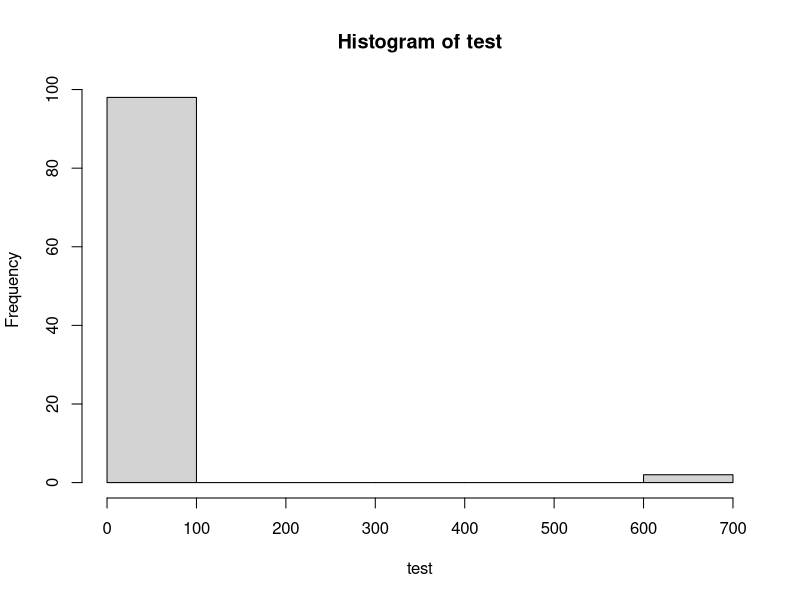

Here is the R script that generated this plot: (Note: this script raises an error after producing the figure.)
## ---- chunk 1
suppressPackageStartupMessages(library(dplyr))
suppressPackageStartupMessages(library(magrittr))
set.seed(1234)
file.copy(from = "Writing_Functions.md", "README.md", overwrite = TRUE)
## ---- chunk 2
outlier <- function(x) {
  x_median <- median(x, na.rm = TRUE)
  x_mad <- mad(x, na.rm = TRUE)
  out_log <- abs(x - x_median) / x_mad > 4
  out_index <- which(out_log)
  return(out_index)
}
## ---- chunk 3
test <- c(rpois(98, lambda = 25),
          rpois(2, lambda = 625))
hist(test)
## ---- chunk 4
outlier(test)
test[outlier(test)]
## ---- chunk 5
outlier <- function(x, crit = 4, na.rm = TRUE) {
  x_median <- median(x, na.rm = na.rm)
  x_mad <- mad(x, na.rm = na.rm)
  out_log <- abs(x - x_median) / x_mad > crit
  out_index <- which(out_log)
  return(out_index)
}
## ---- chunk 6
outlier(test)
test[outlier(test)]
outlier(test, crit = 3)
test[outlier(test, 3)]
## ---- chunk 7
outlier <- function(x, crit = 4, na.rm = TRUE) {
  x_median <- median(x, na.rm = na.rm)
  x_mad <- mad(x, na.rm = na.rm)
  out_log <- abs(x - x_median) / x_mad > crit
  out_index <- which(out_log)
  return(list(value = x[out_index],
              index = out_index))
}
outlier(test)
## ---- chunk 8
outlier <- function(x, crit = 4, na.rm = TRUE) {
  if (!is.numeric(x)) {
    stop("x must be numeric")
  }
  if (all(is.na(x))) {
    stop("x values are all NA")
  }
  if (!is.numeric(crit)) {
    stop("crit must be numeric")
  }
  if (length(crit) > 1) {
    crit <- crit[1]
    warning("length(crit) > 1, only the first element was used")
  }
  if (is.na(crit)) {
    warning("crit value is NA")
  } else if (crit < 0) {
    crit <- abs(crit)
    warning("crit < 0, abs(crit) used instead")
  }
  x_median <- median(x, na.rm = na.rm)
  x_mad <- mad(x, na.rm = na.rm)
  out_log <- abs(x - x_median) / x_mad > crit
  out_index <- which(out_log)
  return(list(value = x[out_index],
              index = out_index))
}
## ---- chunk 9
outlier(letters)
outlier(test, c(4, 2))
## ---- chunk 10
outlier(rep(as.integer(NA), 50))
outlier(test, -4)
## ---- chunk 11
outlier(test, TRUE)
outlier(test, as.integer(NA))
## ---- chunk 12
#' Get Robustly Identified Outliers
#'
#' @param x a numeric vector of data
#' @param crit a nonnegative numeric value
#' @param na.rm logical -- passed to median() and mad()
#' 
#' @details Calculates the median of x and the robustly estimated 
#' standard deviation of x, using the mad() function.  If the 
#' absolute difference between the median and a value of x is 
#' greater than crit robust standard deviations, then the value is 
#' considered an outlier.
#'
#' @return a list with two elements: value is a numeric vector of
#' outliers, and index is an integer vector of outlier indices
#' @export

outlier <- function(x, crit = 4, na.rm = FALSE) {
  if (!is.numeric(x)) {
    stop("x must be numeric")
  }
  if (all(is.na(x))) {
    stop("x values are all NA")
  }
  if (!is.numeric(crit)) {
    stop("crit must be numeric")
  }
  if (length(crit) > 1) {
    crit <- crit[1]
    warning("length(crit) > 1, only the first element was used")
  }
  if (is.na(crit)) {
    warning("crit value is NA")
  } else if (crit < 0) {
    crit <- abs(crit)
    warning("crit < 0, abs(crit) used instead")
  }
  x_median <- median(x, na.rm = na.rm)
  x_mad <- mad(x, na.rm = na.rm)
  out_log <- abs(x - x_median) / x_mad > crit
  out_index <- which(out_log)
  return(out_index)
}
## ---- chunk 13
add_five <- function(x) {
  x + 5
}
add_five(pi)
## ---- chunk 14
add_five <- function(x) {
  invisible(x + 5)
}
add_five(pi)
z <- add_five(sqrt(2))
z
## ---- chunk 15
add_pi <- function(x) x + pi
add_pi(cos(pi/2))
## ---- chunk 16
sapply(mtcars, FUN = function(x) median(abs(x - median(x))))
## ---- chunk 17
z <- 5
double_z <- function() {
  return(z * 2)
}
double_z()
## ---- chunk 18
z <- 5
double_z <- function() {
  z <- z * 2
  return(z)
}
double_z()
z
## ---- chunk 19
z <- 5
double_it <- function(x) {
  return(x * 2)
}
z <- double_it(z)
z
